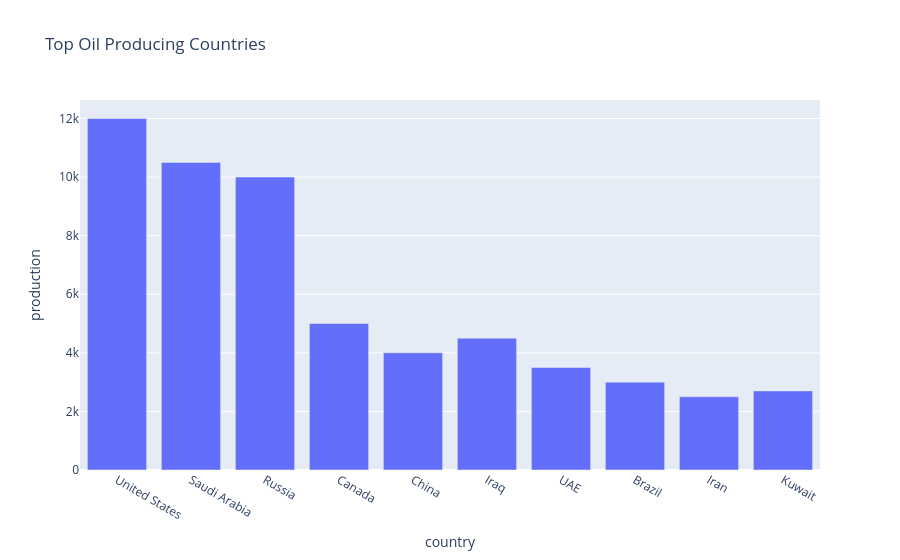

Notebook code for this chart:
### Code cell
import plotly.express as px

fig = px.bar(
    df,
    x="country",
    y="production",
    title="Top Oil Producing Countries"
)
fig.show()

### Figure 1 — Plotly figure (JSON) as saved in the notebook; plotly's stock layout.template omitted (floating-point values rounded to 4 significant figures)
{"data": [{"hovertemplate": "country=%{x}<br>production=%{y}<extra></extra>", "legendgroup": "", "marker": {"color": "#636efa", "pattern": {"shape": ""}}, "name": "", "orientation": "v", "showlegend": false, "textposition": "auto", "type": "bar", "x": ["United States", "Saudi Arabia", "Russia", "Canada", "China", "Iraq", "UAE", "Brazil", "Iran", "Kuwait"], "xaxis": "x", "y": [12000, 10500, 10000, 5000, 4000, 4500, 3500, 3000, 2500, 2700], "yaxis": "y"}], "layout": {"barmode": "relative", "legend": {"tracegroupgap": 0}, "title": {"text": "Top Oil Producing Countries"}, "xaxis": {"anchor": "y", "domain": [0, 1], "title": {"text": "country"}}, "yaxis": {"anchor": "x", "domain": [0, 1], "title": {"text": "production"}}}}
